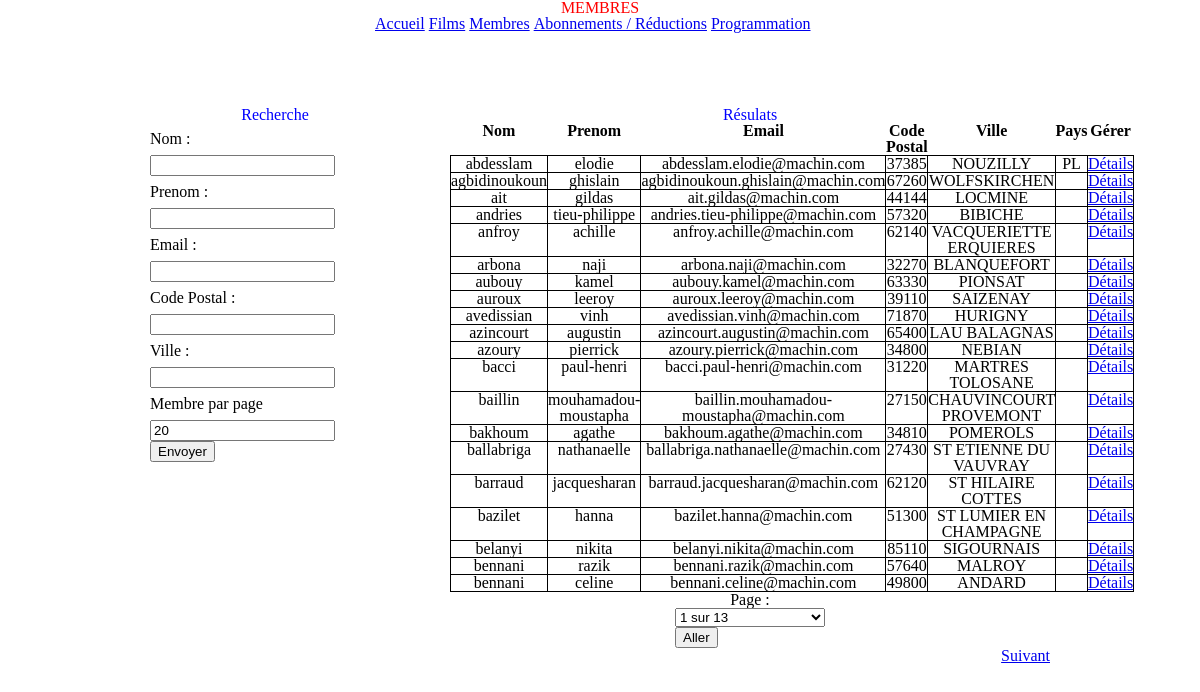
Page /membres.php on the earlier database version.
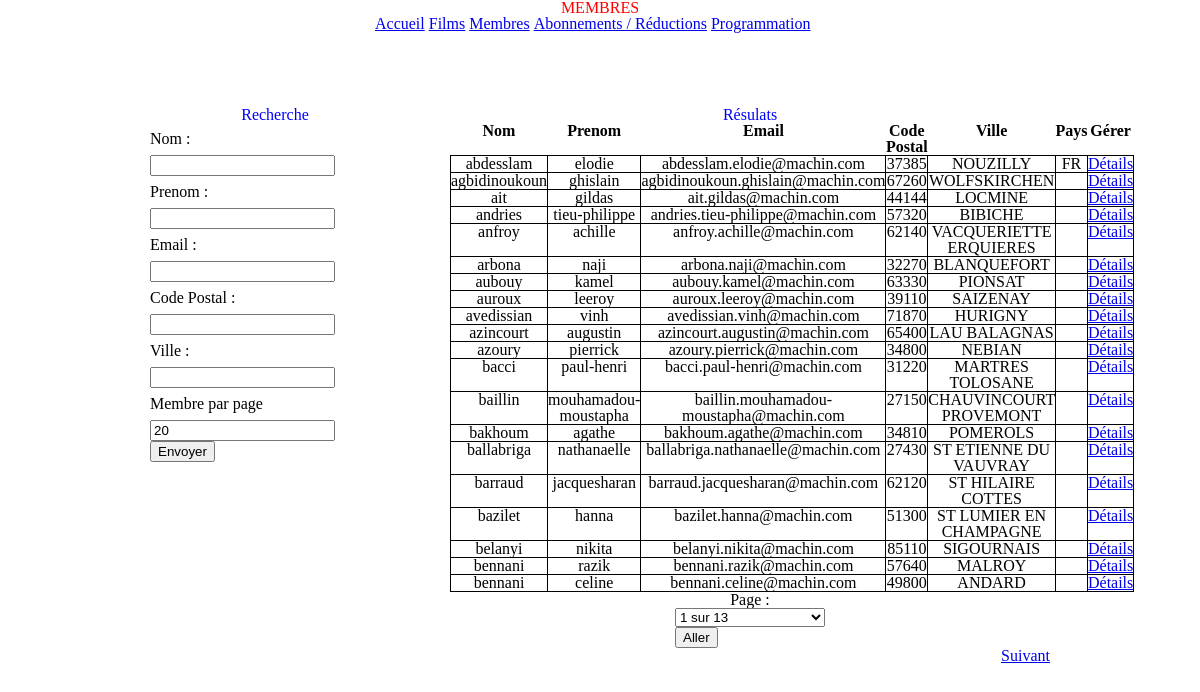
Same page on the later database version.
### tables this page shows
CREATE TABLE IF NOT EXISTS `tp_fiche_personne` (
  `id_perso` int(11) NOT NULL,
  `nom` varchar(255) NOT NULL,
  `prenom` varchar(255) NOT NULL,
  `date_naissance` datetime NOT NULL,
  `email` varchar(255) DEFAULT NULL,
  `adresse` varchar(255) NOT NULL,
  `cpostal` varchar(255) DEFAULT NULL,
  `ville` varchar(255) DEFAULT NULL,
  `pays` varchar(255) DEFAULT NULL
);

### membres.php (the view, shortened to what this page needs)
<?php include "include/database.php" ?>
<!DOCTYPE html>
<html>
<head>
    <link rel="stylesheet" type="text/css" href="style/style.css" />
</head>
<body>
    <header>
        <h1>Membres</h1>
    </header>
    <div class="main_wrapper">
        <div id="content">
            <div id="recherche">
                <h2>Recherche</h2>
                <form action="membres.php" method="GET">
                    <?php
                    $start = ($_GET["page"] * $_GET["limit"]) - $_GET["limit"];
                    ?>
                    <ul>
                        <li>
                            <label for="nom">Nom :</label>
                            <input type="text" name="nom" id="nom" value="<?php echo $_GET["nom"]; ?>" />
                        </li>
                        <li>
                            <label for="prenom">Prenom :</label>
                            <input type="text" name="prenom" id="prenom" value="<?php echo $_GET["prenom"]; ?>"/>
                        </li>
                        <li>
                            <label for="email">Email :</label>
                            <input type="email" name="email" id="email" value="<?php echo $_GET["email"]; ?>"/>
                        </li>
                        <li>
                            <label for="cpostal">Code Postal :</label>
                            <input type="text" name="cpostal" id="cpostal" value="<?php echo $_GET["cpostal"]; ?>"/>
                        </li>
                        <li>
                            <label for="ville">Ville :</label>
                            <input type="text" name="ville" id="ville" value="<?php echo $_GET["ville"]; ?>"/>
                        </li>
                        <li>
                            <label for="limit">Membre par page</label>
                            <input type="number" name="limit" id="limit" value="<?php echo $_GET["limit"]; ?>"/>
                        </li>
                        <li>
                            <input type="submit" id="submit" value="Envoyer" />
                        </li>
                    </ul>
                </form>
            </div>
            <div id="resultats">
                <h2>Résulats</h2>
                <table>
                    <tr>
                        <th>Nom</th>
                        <th>Prenom</th>
                        <th>Email</th>
                        <th>Code Postal</th>
                        <th>Ville</th>
                        <th>Pays</th>
                        <th>Gérer</th>
                    </tr>
                    <?php
                    if ($_GET["nom"] != "" || $_GET["prenom"] != "" || $_GET["email"] != "" || $_GET["cpostal"] != "" || $_GET["ville"] != "")
                    {
                        $where = [];
                        if($_GET["nom"] != "")
                        {
                            array_push($where, "tfp.nom LIKE \"%" . htmlspecialchars($_GET["nom"]) . "%\"");
                        }
                        if($_GET["prenom"] != "")
                        {
                            array_push($where, "tfp.prenom LIKE \"%" . htmlspecialchars($_GET["prenom"]) . "%\"");
                        }
                        if($_GET["email"] != "")
                        {
                            array_push($where, "tfp.email LIKE \"%" . htmlspecialchars($_GET["email"]) . "%\"");
                        }
                        if($_GET["cpostal"] != "")
                        {
                            array_push($where, "tfp.cpostal = " . (int)htmlspecialchars($_GET["cpostal"]));
                        }
                        if($_GET["ville"] != "")
                        {
                            array_push($where, "tfp.ville LIKE \"%" . htmlspecialchars($_GET["ville"]) . "%\"");
                        }
                        $where =  "WHERE " . implode($where, " AND ");
                    }
                    else
                    {
                        $where = "";
                    }
                    $querySelectMembres = $database->prepare("SELECT tfp.nom AS nom, tfp.prenom AS prenom, tfp.email AS email, tfp.cpostal AS cpostal, tfp.ville AS ville, tfp.pays AS pays, tpm.id_membre AS id_membre
                        FROM tp_fiche_personne AS tfp
                        LEFT JOIN tp_membre AS tpm
                        ON tfp.id_perso = tpm.id_fiche_perso
                        $where
                        ORDER BY tfp.nom
                        LIMIT " . $start . ", " . $_GET["limit"] ."");
                    $querySelectMembres->execute();
                        ?>
                        <?php
                    while ($data = $querySelectMembres->fetch())
                    {
                        ?>
                        <tr>
                            <td><?php echo $data["nom"]; ?></td>
                            <td><?php echo $data["prenom"]; ?></td>
                            <td><?php echo $data["email"]; ?></td>
                            <td><?php echo $data["cpostal"]; ?></td>
                            <td><?php echo $data["ville"]; ?></td>
                            <td><?php echo $data["pays"]; ?></td>
                            <td><a href="detailsMembre.php?id=<?php echo $data["id_membre"]; ?>">Détails</a></td>
                        </tr>
                        <?php
                    }
                    $queryCountMembers = $database->prepare("SELECT  COUNT(tfp.nom) AS nb_membres
                        FROM tp_fiche_personne AS tfp
                        LEFT JOIN tp_membre AS tpm
                        ON tfp.id_perso = tpm.id_fiche_perso
                        $where  ");
                    $queryCountMembers->execute();
                    $nb_membres =$queryCountMembers->fetch();
                    $nb_pages = ceil($nb_membres["nb_membres"] / $_GET["limit"]);
                    ?>
                </table>
                <div id="liens">
                    <?php
                    if ($nb_pages > 1)
                    {
                        ?>
                        <form action="membres.php" method="GET" class="center">
                        <ul>
                            <li>
                            <label for="select_page">Page : </label>
                                <select name="page" id="select_page">
                                <?php
                                for ($i=1; $i <= $nb_pages; $i++)
                                {
                                ?>
                                <option value="<?php echo $i; ?>" <?php if ($i == $_GET["page"]) { echo "selected"; } ?>><?php echo "$i sur $nb_pages"; ?></option>
                                <?php
                                }
                                ?>
                                </select>
                            </li>
                            <li>
                                <input type="submit" value="Aller" />
                            </li>
                        </ul>
                        </form>
                        <?php
                    }
                        ?>
                        <?php
                    if (($_GET["page"] * $_GET["limit"]) < $nb_membres["nb_membres"])
                    {
                        ?>
                        <a href="membres.php?nom=<?php echo $_GET["nom"]; ?>&amp;prenom=<?php echo $_GET["prenom"]; ?>&amp;email=<?php echo $_GET["email"]; ?>&amp;cpostal=<?php echo $_GET["cpostal"]; ?>&amp;ville=<?php echo $_GET["ville"]; ?>&amp;limit=<?php echo $_GET["limit"]; ?>&amp;page=<?php echo $_GET["page"] + 1; ?>" id="suivant">Suivant</a>
                        <?php
                    }
                    ?>
                </div>
            </div>
        </div>
    </div>
</body>
</html>

### style/style.css (style rules this page uses)
html, body, div, span, applet, object, iframe, h1, h2, h3, h4, h5, h6, p, blockquote, pre, a, abbr, acronym, address, big, cite, code, del, dfn, em, img, ins, kbd, q, s, samp, small, strike, strong, sub, sup, tt, var, b, u, i, center, dl, dt, dd, ol, ul, li, fieldset, form, label, legend, table, caption, tbody, tfoot, thead, tr, th, td, article, aside, canvas, details, embed, figure, figcaption, footer, header, hgroup, menu, nav, output, ruby, section, summary, time, mark, audio, video { margin: 0; padding: 0; border: 0; font-size: 100%; font: inherit; vertical-align: baseline; }
article, aside, details, figcaption, figure, footer, header, hgroup, menu, nav, section { display: block; }
body { line-height: 1; }
ol, ul { list-style: none; }
table { border-collapse: collapse; border-spacing: 0; }
input { display: block; }
.main_wrapper { width: 900px; margin: auto; }
h1 { text-align: center; text-transform: uppercase; color: red; }
#recherche { width: 250px; float: left; }
#recherche ul li { line-height: 2; }
#resultats { width: 600px; float: right; }
table { margin: auto; }
tr th { width: 150px; text-align: center; font-weight: bold; }
tr td { border: 1px solid black; text-align: center; }
#content { margin-top: 50px; }
#liens { height: 50px; }
#suivant { float: right; }
h2 { text-align: center; color: blue; margin-top: 25px; }
nav ul { width: 450px; margin: auto; }
nav ul li { display: inline; }
.center { text-align: center; }
.center li { width: 150px; margin: auto; }
select { width: 150px; }

Differences in the rows shown:
changed tp_fiche_personne "abdesslam": pays "PL" → "FR"
